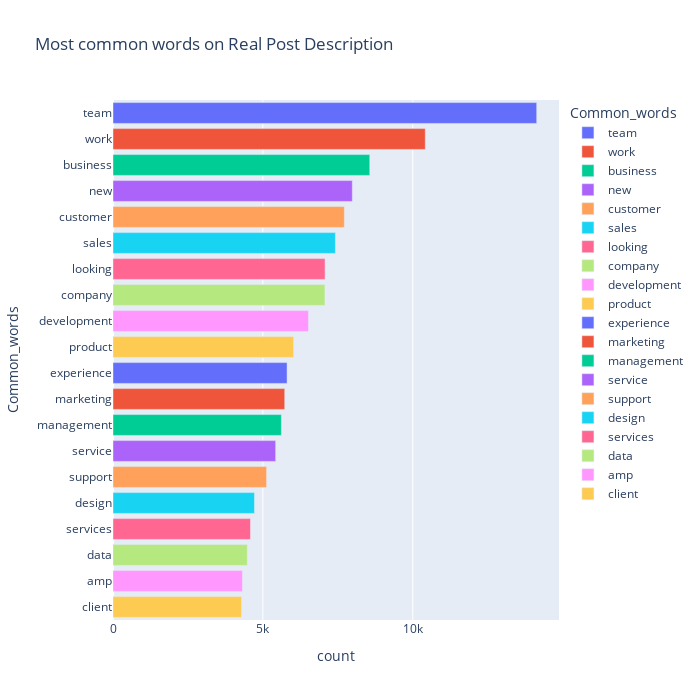

Write notebook code for a chart like this one.
### Code cell
# Barplot
fig = px.bar(temp_real, x="count", y="Common_words", title='Most common words on Real Post Description', orientation='h', 
             width=700, height=700,color='Common_words')
fig.show()

### Figure 1 — Plotly figure (JSON) as saved in the notebook; plotly's stock layout.template omitted (floating-point values rounded to 4 significant figures)
{"data": [{"alignmentgroup": "True", "hovertemplate": "Common_words=%{y}<br>count=%{x}<extra></extra>", "legendgroup": "team", "marker": {"color": "#636efa", "pattern": {"shape": ""}}, "name": "team", "offsetgroup": "team", "orientation": "h", "showlegend": true, "textposition": "auto", "type": "bar", "x": [14134], "xaxis": "x", "y": ["team"], "yaxis": "y"}, {"alignmentgroup": "True", "hovertemplate": "Common_words=%{y}<br>count=%{x}<extra></extra>", "legendgroup": "work", "marker": {"color": "#EF553B", "pattern": {"shape": ""}}, "name": "work", "offsetgroup": "work", "orientation": "h", "showlegend": true, "textposition": "auto", "type": "bar", "x": [10417], "xaxis": "x", "y": ["work"], "yaxis": "y"}, {"alignmentgroup": "True", "hovertemplate": "Common_words=%{y}<br>count=%{x}<extra></extra>", "legendgroup": "business", "marker": {"color": "#00cc96", "pattern": {"shape": ""}}, "name": "business", "offsetgroup": "business", "orientation": "h", "showlegend": true, "textposition": "auto", "type": "bar", "x": [8565], "xaxis": "x", "y": ["business"], "yaxis": "y"}, {"alignmentgroup": "True", "hovertemplate": "Common_words=%{y}<br>count=%{x}<extra></extra>", "legendgroup": "new", "marker": {"color": "#ab63fa", "pattern": {"shape": ""}}, "name": "new", "offsetgroup": "new", "orientation": "h", "showlegend": true, "textposition": "auto", "type": "bar", "x": [7983], "xaxis": "x", "y": ["new"], "yaxis": "y"}, {"alignmentgroup": "True", "hovertemplate": "Common_words=%{y}<br>count=%{x}<extra></extra>", "legendgroup": "customer", "marker": {"color": "#FFA15A", "pattern": {"shape": ""}}, "name": "customer", "offsetgroup": "customer", "orientation": "h", "showlegend": true, "textposition": "auto", "type": "bar", "x": [7717], "xaxis": "x", "y": ["customer"], "yaxis": "y"}, {"alignmentgroup": "True", "hovertemplate": "Common_words=%{y}<br>count=%{x}<extra></extra>", "legendgroup": "sales", "marker": {"color": "#19d3f3", "pattern": {"shape": ""}}, "name": "sales", "offsetgroup": "sales", "orientation": "h", "showlegend": true, "textposition": "auto", "type": "bar", "x": [7419], "xaxis": "x", "y": ["sales"], "yaxis": "y"}, {"alignmentgroup": "True", "hovertemplate": "Common_words=%{y}<br>count=%{x}<extra></extra>", "legendgroup": "looking", "marker": {"color": "#FF6692", "pattern": {"shape": ""}}, "name": "looking", "offsetgroup": "looking", "orientation": "h", "showlegend": true, "textposition": "auto", "type": "bar", "x": [7074], "xaxis": "x", "y": ["looking"], "yaxis": "y"}, {"alignmentgroup": "True", "hovertemplate": "Common_words=%{y}<br>count=%{x}<extra></extra>", "legendgroup": "company", "marker": {"color": "#B6E880", "pattern": {"shape": ""}}, "name": "company", "offsetgroup": "company", "orientation": "h", "showlegend": true, "textposition": "auto", "type": "bar", "x": [7070], "xaxis": "x", "y": ["company"], "yaxis": "y"}, {"alignmentgroup": "True", "hovertemplate": "Common_words=%{y}<br>count=%{x}<extra></extra>", "legendgroup": "development", "marker": {"color": "#FF97FF", "pattern": {"shape": ""}}, "name": "development", "offsetgroup": "development", "orientation": "h", "showlegend": true, "textposition": "auto", "type": "bar", "x": [6520], "xaxis": "x", "y": ["development"], "yaxis": "y"}, {"alignmentgroup": "True", "hovertemplate": "Common_words=%{y}<br>count=%{x}<extra></extra>", "legendgroup": "product", "marker": {"color": "#FECB52", "pattern": {"shape": ""}}, "name": "product", "offsetgroup": "product", "orientation": "h", "showlegend": true, "textposition": "auto", "type": "bar", "x": [6024], "xaxis": "x", "y": ["product"], "yaxis": "y"}, {"alignmentgroup": "True", "hovertemplate": "Common_words=%{y}<br>count=%{x}<extra></extra>", "legendgroup": "experience", "marker": {"color": "#636efa", "pattern": {"shape": ""}}, "name": "experience", "offsetgroup": "experience", "orientation": "h", "showlegend": true, "textposition": "auto", "type": "bar", "x": [5807], "xaxis": "x", "y": ["experience"], "yaxis": "y"}, {"alignmentgroup": "True", "hovertemplate": "Common_words=%{y}<br>count=%{x}<extra></extra>", "legendgroup": "marketing", "marker": {"color": "#EF553B", "pattern": {"shape": ""}}, "name": "marketing", "offsetgroup": "marketing", "orientation": "h", "showlegend": true, "textposition": "auto", "type": "bar", "x": [5729], "xaxis": "x", "y": ["marketing"], "yaxis": "y"}, {"alignmentgroup": "True", "hovertemplate": "Common_words=%{y}<br>count=%{x}<extra></extra>", "legendgroup": "management", "marker": {"color": "#00cc96", "pattern": {"shape": ""}}, "name": "management", "offsetgroup": "management", "orientation": "h", "showlegend": true, "textposition": "auto", "type": "bar", "x": [5617], "xaxis": "x", "y": ["management"], "yaxis": "y"}, {"alignmentgroup": "True", "hovertemplate": "Common_words=%{y}<br>count=%{x}<extra></extra>", "legendgroup": "service", "marker": {"color": "#ab63fa", "pattern": {"shape": ""}}, "name": "service", "offsetgroup": "service", "orientation": "h", "showlegend": true, "textposition": "auto", "type": "bar", "x": [5426], "xaxis": "x", "y": ["service"], "yaxis": "y"}, {"alignmentgroup": "True", "hovertemplate": "Common_words=%{y}<br>count=%{x}<extra></extra>", "legendgroup": "support", "marker": {"color": "#FFA15A", "pattern": {"shape": ""}}, "name": "support", "offsetgroup": "support", "orientation": "h", "showlegend": true, "textposition": "auto", "type": "bar", "x": [5124], "xaxis": "x", "y": ["support"], "yaxis": "y"}, {"alignmentgroup": "True", "hovertemplate": "Common_words=%{y}<br>count=%{x}<extra></extra>", "legendgroup": "design", "marker": {"color": "#19d3f3", "pattern": {"shape": ""}}, "name": "design", "offsetgroup": "design", "orientation": "h", "showlegend": true, "textposition": "auto", "type": "bar", "x": [4719], "xaxis": "x", "y": ["design"], "yaxis": "y"}, {"alignmentgroup": "True", "hovertemplate": "Common_words=%{y}<br>count=%{x}<extra></extra>", "legendgroup": "services", "marker": {"color": "#FF6692", "pattern": {"shape": ""}}, "name": "services", "offsetgroup": "services", "orientation": "h", "showlegend": true, "textposition": "auto", "type": "bar", "x": [4587], "xaxis": "x", "y": ["services"], "yaxis": "y"}, {"alignmentgroup": "True", "hovertemplate": "Common_words=%{y}<br>count=%{x}<extra></extra>", "legendgroup": "data", "marker": {"color": "#B6E880", "pattern": {"shape": ""}}, "name": "data", "offsetgroup": "data", "orientation": "h", "showlegend": true, "textposition": "auto", "type": "bar", "x": [4481], "xaxis": "x", "y": ["data"], "yaxis": "y"}, {"alignmentgroup": "True", "hovertemplate": "Common_words=%{y}<br>count=%{x}<extra></extra>", "legendgroup": "amp", "marker": {"color": "#FF97FF", "pattern": {"shape": ""}}, "name": "amp", "offsetgroup": "amp", "orientation": "h", "showlegend": true, "textposition": "auto", "type": "bar", "x": [4317], "xaxis": "x", "y": ["amp"], "yaxis": "y"}, {"alignmentgroup": "True", "hovertemplate": "Common_words=%{y}<br>count=%{x}<extra></extra>", "legendgroup": "client", "marker": {"color": "#FECB52", "pattern": {"shape": ""}}, "name": "client", "offsetgroup": "client", "orientation": "h", "showlegend": true, "textposition": "auto", "type": "bar", "x": [4289], "xaxis": "x", "y": ["client"], "yaxis": "y"}], "layout": {"barmode": "relative", "height": 700, "legend": {"title": {"text": "Common_words"}, "tracegroupgap": 0}, "title": {"text": "Most common words on Real Post Description"}, "width": 700, "xaxis": {"anchor": "y", "domain": [0, 1], "title": {"text": "count"}}, "yaxis": {"anchor": "x", "categoryarray": ["client", "amp", "data", "services", "design", "support", "service", "management", "marketing", "experience", "product", "development", "company", "looking", "sales", "customer", "new", "business", "work", "team"], "categoryorder": "array", "domain": [0, 1], "title": {"text": "Common_words"}}}}
